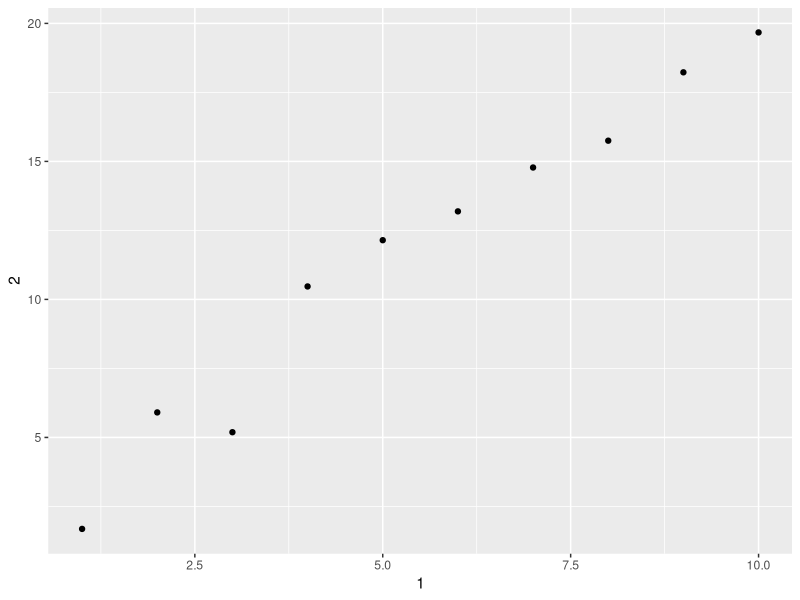
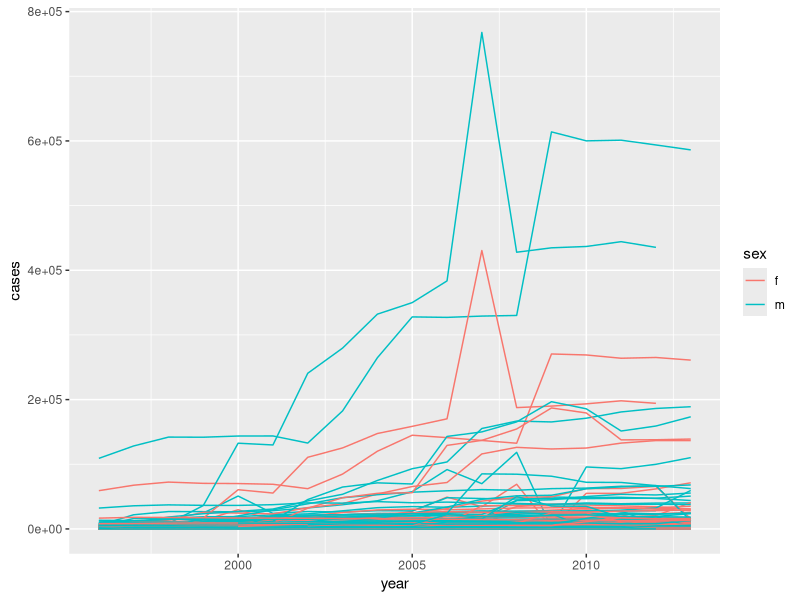

R code for these plots, in order:
## ---- chunk 1
knitr::opts_chunk$set(echo = TRUE)
## ---- chunk 2

library(tidyverse)
mtcars
## ---- chunk 3
df <- data.frame(abc = 1, xyz = "a")
df$x
df[, "xyz"]
df[, c("abc", "xyz")]

tbl <- as_tibble(df)
tbl$x
tbl[, "xyz"]
tbl[, c("abc", "xyz")]

## ---- chunk 4
annoying <- tibble(
  `1` = 1:10,
  `2` = `1` * 2 + rnorm(length(`1`))
)

annoying[["1"]]
annoying$`1`
ggplot(annoying, aes(x = `1`, y = `2`)) +
  geom_point()
annoying[["3"]] <- annoying$`2` / annoying$`1`
annoying <- rename(annoying, one = `1`, two = `2`, three = `3`)
glimpse(annoying)
## ---- chunk 5
enframe(c(a = 1, b = 2, c = 3))

## ---- chunk 6
who1 <- who %>%
  gather(new_sp_m014:newrel_f65, key = "key", value = "cases", na.rm = TRUE)
glimpse(who1)
who2 <- who1 %>%
 mutate(key = stringr::str_replace(key, "newrel", "new_rel"))
who3 <- who2 %>%
  separate(key, c("new", "type", "sexage"), sep = "_")
who3
who3 %>%
  count(new)
who4 <- who3 %>%
  select(-new, -iso2, -iso3)
who5 <- who4 %>%
  separate(sexage, c("sex", "age"), sep = 1)
who5

## ---- chunk 7
who1 %>%
  filter(cases == 0) %>%
  nrow()

gather(who, new_sp_m014:newrel_f65, key = "key", value = "cases") %>%
  group_by(country, year)  %>%
  mutate(missing = is.na(cases)) %>%
  select(country, year, missing) %>%
  distinct() %>%
  group_by(country, year) %>%
  filter(n() > 1)
## ---- chunk 8
who3a <- who1 %>%
  separate(key, c("new", "type", "sexage"), sep = "_")
filter(who3a, new == "newrel") %>% head()
## ---- chunk 9
select(who3, country, iso2, iso3) %>%
  distinct() %>%
  group_by(country) %>%
  filter(n() > 1)
## ---- chunk 10
who5 %>%
  group_by(country, year, sex) %>%
  filter(year > 1995) %>%
  summarise(cases = sum(cases)) %>%
  unite(country_sex, country, sex, remove = FALSE) %>%
  ggplot(aes(x = year, y = cases, group = country_sex, colour = sex)) +
  geom_line()
